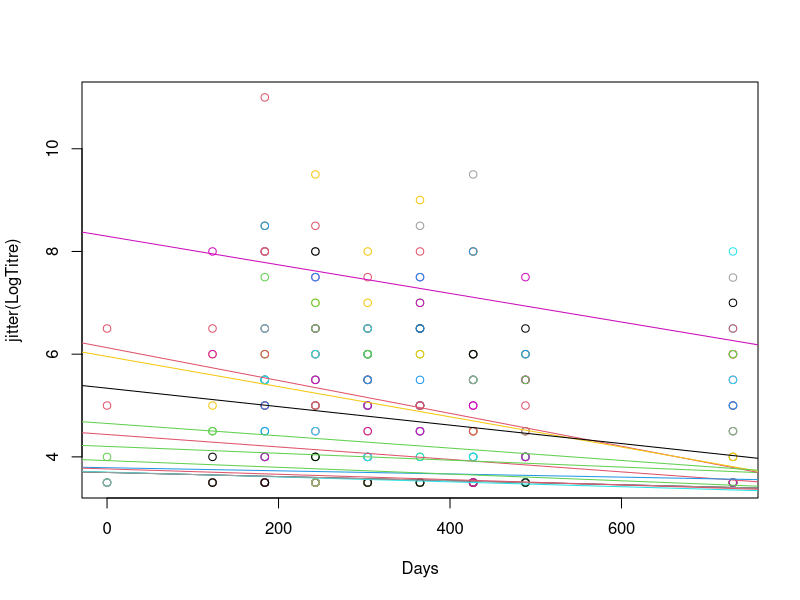

Generate this figure with R:

######################################################
# captive bat sera anti-LBV analysis ALL POSITIVE ####
######################################################

## clear environment and load package
rm(list=ls())
library(lme4)

## get data and check first few rows
captive=read.csv("Captive_sero_Jul2011.csv", header=T) 
head(captive) 

## rename codes in Age column
levels(captive$Age) <- list(B="Neonate", A="SM", JUV="Juv",SI="SI")
captive$Age = factor(captive$Age,labels=c("Neonate","SM","Juvenile","SIM"))
#is.factor(captive$Age)

summary(captive)

## omit NAs
captive1=na.omit(captive)

## from now on, work within the captive1 data frame
attach(captive1)
#names(captive1)

## various linear models
# linear model of logTitre against Days, with different fits for each Age group
per_group_model <- lmList(LogTitre ~ Days|Age, 
                          data=captive1)
# linear model of logtitre against Days, Age, and the interaction between Days and Age
overall_model <- lm(LogTitre ~ -1 + Days*Age, 
                    data=captive1)
# linear model of logtitre against days, with random effects from ID (only for Neonates)
# get coefficients from this model
per_group_model_ranef <- lmer(LogTitre ~ Days + (Days | ID), 
                              data=captive1, subset=Age=="Neonate")
pg_coef <- coef(per_group_model_ranef)$ID

## plot logTitre against Days, draw lines defined by above coefficients
plot(jitter(LogTitre) ~ Days, data=subset(captive1, Age=="Neonate"), col=ID)
for (i in 1:13)
{
  abline(pg_coef[i,1], pg_coef[i,2], col=rownames(pg_coef)[i])
}

detach(captive1)
################
### Simulated clustered population

## define parameters
sd_ind   <- 0.1
sd_grp   <- 0.5
ovr_mean <- 5
num_ind  <- 10
meas_per_ind <- 10
ind_mean <- rnorm(num_ind, mean=ovr_mean, sd=sd_grp)

## create matrix with values
ind_val  <- matrix(0,num_ind,meas_per_ind)
for (i in 1:num_ind)
{
  ind_val[i,] <- rnorm(meas_per_ind, mean=ind_mean[i], sd=sd_ind)
}

## turn matrix into a data.frame and sort by id
x <- data.frame(id = rep(1:num_ind,meas_per_ind), grp = rep(rep(c("A","B"), each=num_ind/2), meas_per_ind), val=as.vector(ind_val))
x <- x[order(x$id),]

## various linear models
#linear model of values against group with random effects from id
summary(lmer(val ~ grp + (1|id), data=x))
# linear model of values against group
summary(lm(val ~ grp, data=x))

